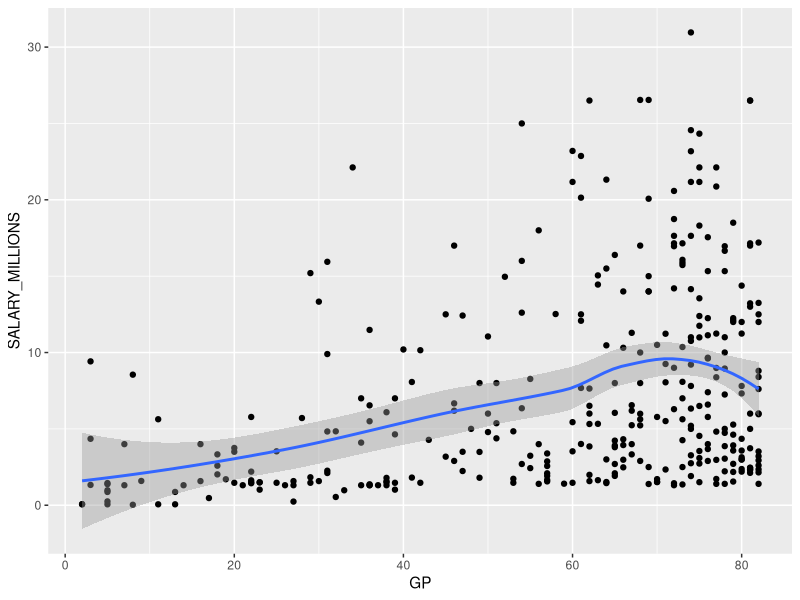
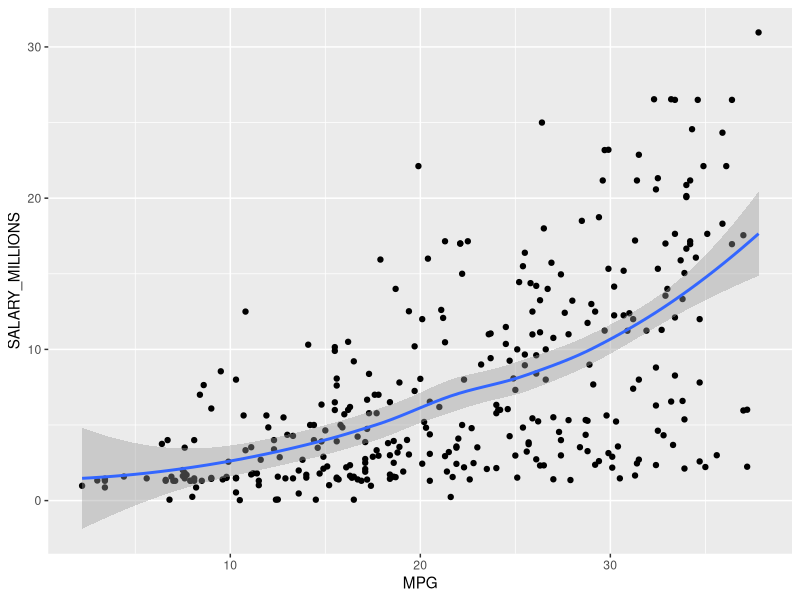
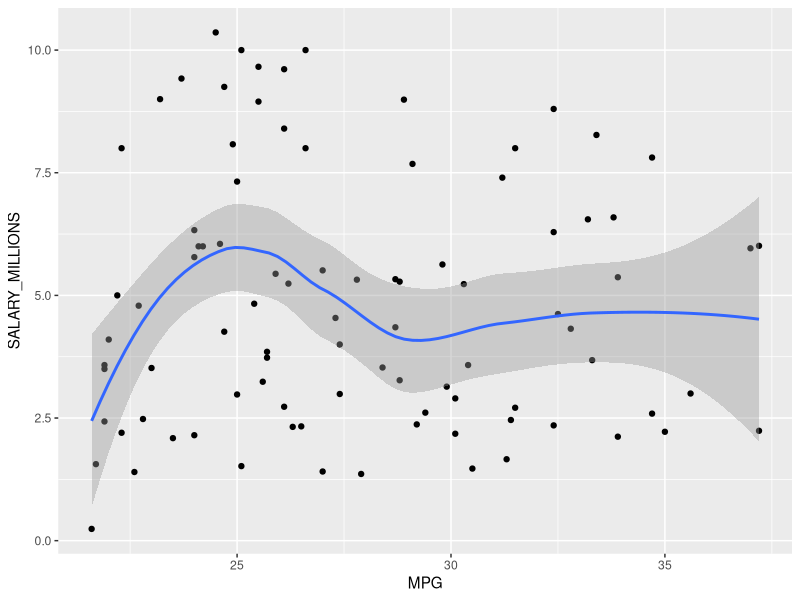
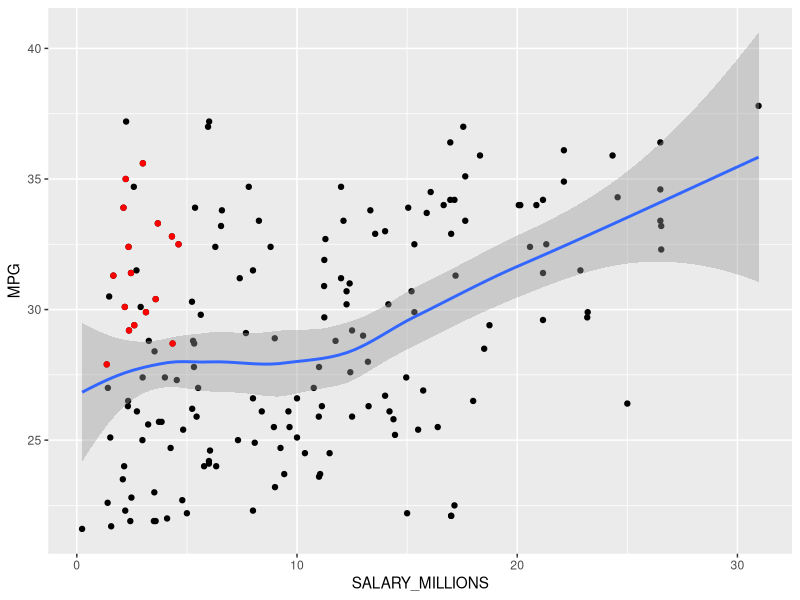
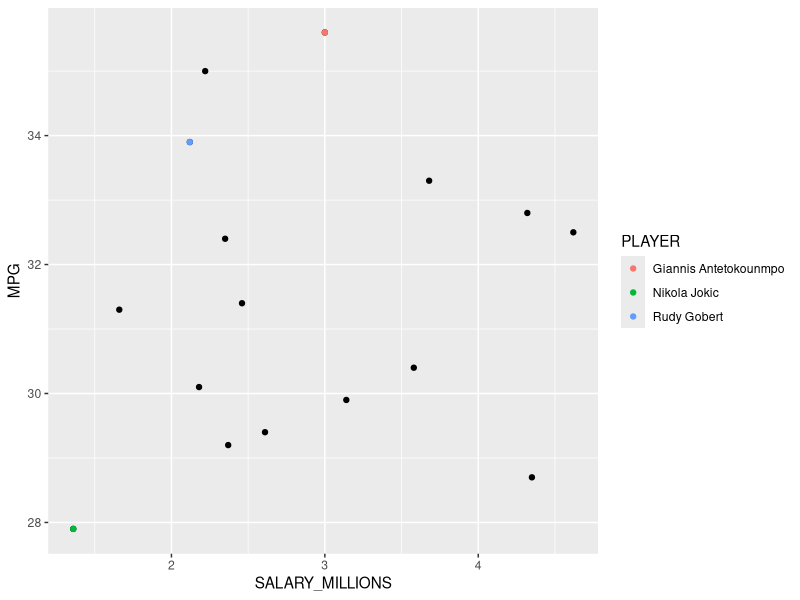
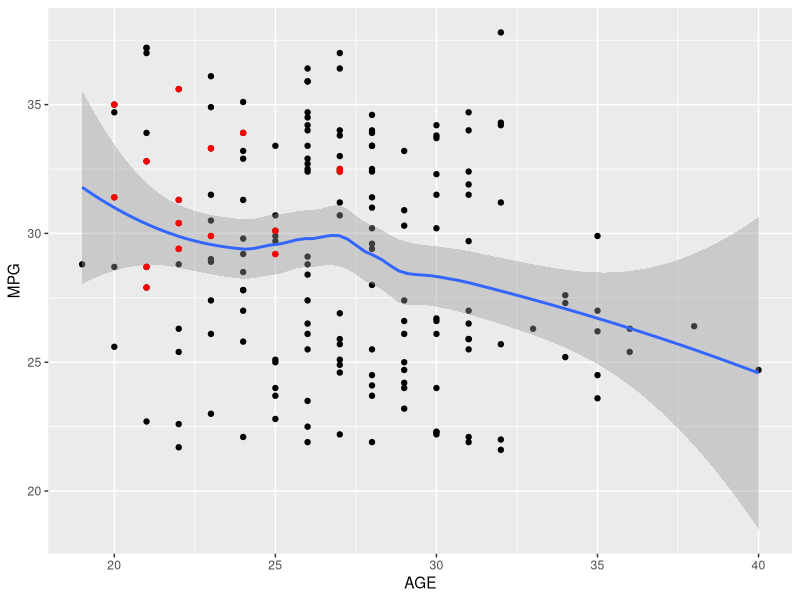

Reproduce these figures in R, in order.
## ---- chunk 1
library(tidyverse)
library(dplyr)
library(stringr)

#loading and tidying data
data <- read.csv("nba_2017_nba_players_with_salary.csv")
data <- data %>% select(2:39)
data1 <- data %>% rename_at(vars(starts_with("X")), 
                                        funs(str_remove(., "X")))
data1 <-as_tibble(data1)


## ---- chunk 2

## ---- chunk 3

## ---- chunk 4
#EDA for Games Played vs. salary
ggplot(data=data1)+
  geom_point(mapping=aes(x=GP, y=SALARY_MILLIONS))+
  geom_smooth(mapping=aes(x=GP, y=SALARY_MILLIONS))
  
  ##data is to clumped to make assumptions, GP not a good factor
  summary(data1$GP)
## ---- chunk 5
#EDA for minutes per game vs. salary
ggplot(data=data1)+
  geom_point(mapping=aes(x=MPG, y=SALARY_MILLIONS))+
  geom_smooth(mapping=aes(x=MPG, y=SALARY_MILLIONS))

#code for anaylzing value based on mpg  
  
  ##avg salary 7.3
  ##avg mpg 21.5
  ##avg wins 2.86
  ##med wins 1.4
summary(data1$MPG)
summary(data1$SALARY_MILLIONS)
summary(data1$WINS_RPM)

  ##avg salary= 10.5 if mpg>21
min_above <-data1 %>% filter(MPG>= 21.57)

data1 %>% filter(MPG>= 21.57) %>% summarise(mean_data=mean(SALARY_MILLIONS))

  ##creates group of players who play more than average and are paid less than average
minutesSalary <-data1 %>% filter(MPG>= 21.57 & SALARY_MILLIONS<=10.5) 


  
  ##visualization of group
ggplot(data=minutesSalary)+
  geom_point(mapping=aes(x=MPG, y=SALARY_MILLIONS))+
  geom_smooth(mapping=aes(x=MPG, y=SALARY_MILLIONS))

  ##further filtering based on graph results

summary(minutesSalary$MPG) #avg mpg for this group is 27.8
summary(minutesSalary$SALARY_MILLIONS) #avg salary for this group is 4.85

#creating even smaller group based on group average
Finalminutes1<- minutesSalary %>% 
  filter(MPG>= 27.78 & SALARY_MILLIONS<=4.851) %>% arrange(MPG) 


##filters out truly worse than avg players using group avg of holistic stat 
Finalminutes2<- Finalminutes1 %>% filter(WINS_RPM>=2.86) 


##seeing who makes the most, and who is most benefitial 
leastPaid <- Finalminutes2 %>% 
  select(PLAYER, POSITION, MPG, SALARY_MILLIONS, WINS_RPM) %>% 
  arrange(SALARY_MILLIONS)
leastPaid

Best <- leastPaid %>% arrange(desc(WINS_RPM))
Best


## Further filtering undervalued group to show the top 3
min_above %>% filter(WINS_RPM>10)  #10/342 .03 percent of players have winshare>10 
Finalminutes3<- leastPaid %>% filter(WINS_RPM>10) 
Finalminutes3

## ---- chunk 6
  ##visualization of undervalued group vs. total (mpg>21)
ggplot(min_above,aes(x=SALARY_MILLIONS,y=MPG))+
  geom_point() +
  geom_smooth() +
  geom_point(data=Finalminutes2,colour='red') 

    ##visualization of undervalued group with top 3 highlited (mpg>21)
ggplot(Finalminutes2,aes(x=SALARY_MILLIONS,y=MPG))+
  geom_point() +
  geom_point(Finalminutes3, mapping=aes(x=SALARY_MILLIONS,y=MPG, color=PLAYER))
   

#Under Valued Players are mostly younger.
ggplot(min_above,aes(x=AGE,y=MPG))+
  geom_point() +
  geom_smooth() +
  geom_point(data=Finalminutes2,colour='red') 

## ---- chunk 7

## ---- chunk 8

